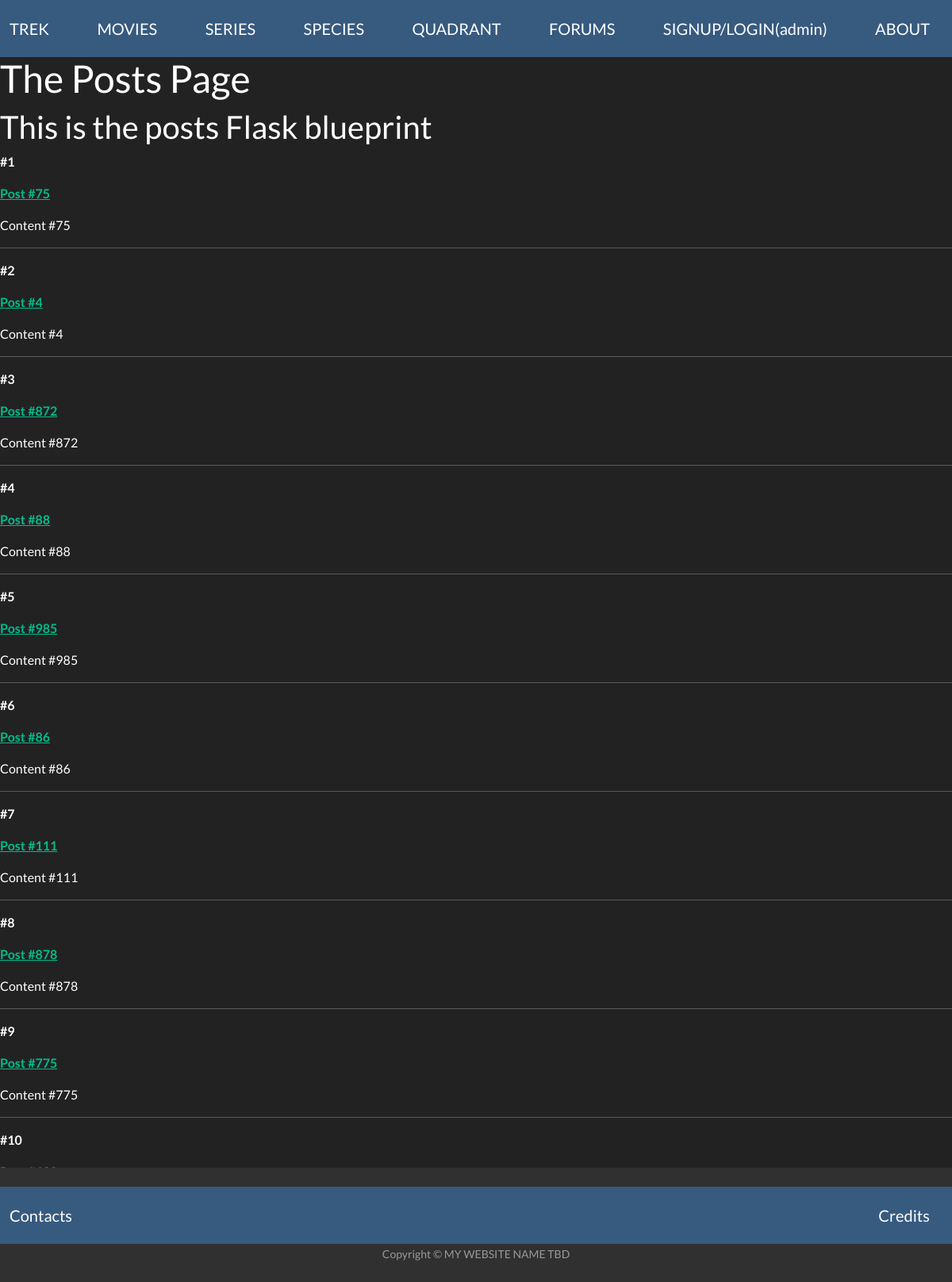
The app's page /forums, older data.
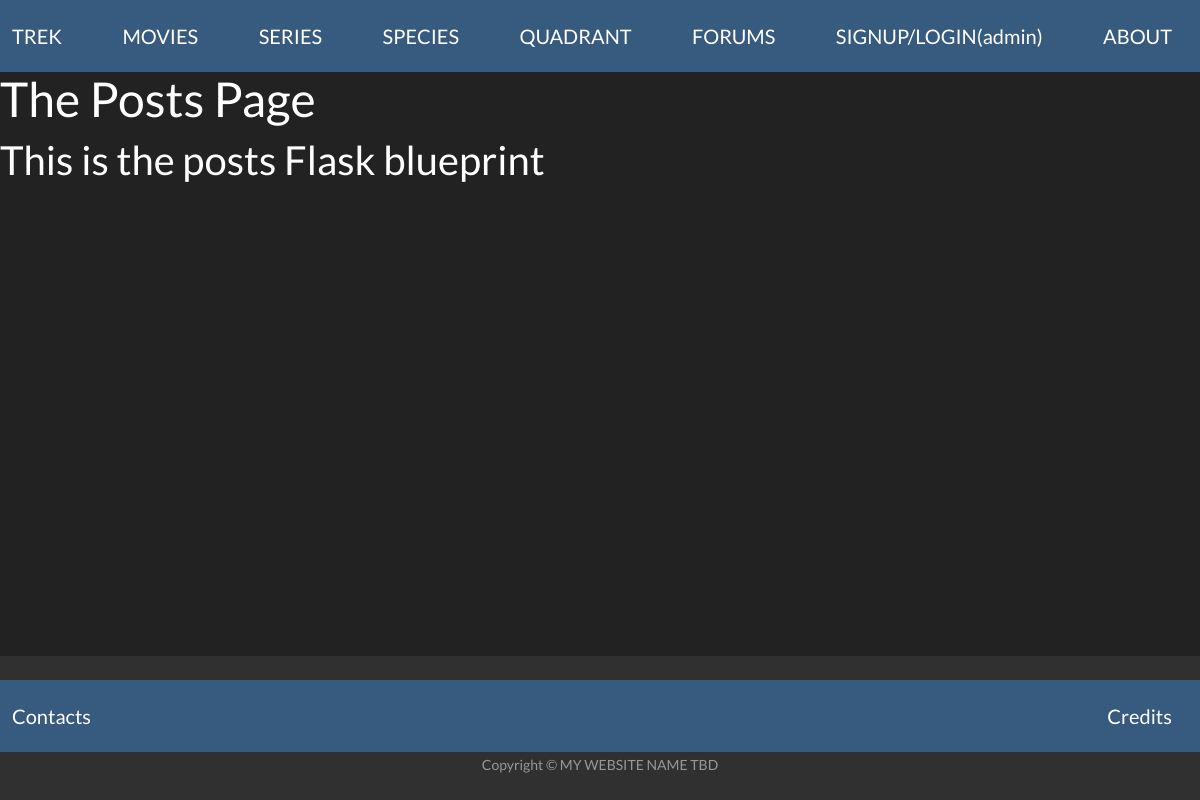
The same page, newer data.
### app/trek_blueprints/forums/models/posts.py (models this page shows, shortened)
class Post(db.Model):
    id = db.Column(db.Integer, primary_key=True)
    title = db.Column(db.String(150))
    content = db.Column(db.Text)

### app/trek_blueprints/forums/routes.py (the view)
@forums_bp.route('/forums')
def index():
    posts = Post.query.all()
    return render_template('forums.html', posts=posts)

### app/trek_blueprints/forums/templates/forums.html
{% extends 'base.html' %}
{% block content %}
    <span class="title"><h1>{% block title %} The Posts Page {% endblock %}</h1></span>
    <div class="content">
        <h2>This is the posts Flask blueprint</h2>
        {% for post in posts %}
            <div class="post">
                <p><b>#{{ post.id }}</b></p>
                <p class="title">
                    <b>
                        <a href="#">
                            {{ post.title }}
                        </a>
                    </b>
                </p>
                <div class="content">
                    <p>{{ post.content }}</p>
                </div>
                <hr>
            </div>
        {% endfor %}
    </div>
{% endblock %}

### app/templates/base.html (shortened to what this page needs)
<!DOCTYPE html>
<html lang="en">
<head>
    <link rel="stylesheet" href="https://bootswatch.com/5/darkly/bootstrap.min.css">
</head>
<body>
    <nav class="navbar navbar-expand-lg navbar-dark bg-primary fixed-top">
        <div class="container-fluid">
            <a href="/" class="navbar-brand" id="trek-home">TREK</a>
            <a href="/movies" class="navbar-brand" id="trek-movies">MOVIES</a>
            <a href="" class="navbar-brand" id="trek-series">SERIES</a>
            <a href="" class="navbar-brand" id="trek-species">SPECIES</a>
            <a href="" class="navbar-brand" id="trek-quadrants">QUADRANT</a>
            <a href="/forums" class="navbar-brand" id="forums">FORUMS</a>
            <a href="/admin" class="navbar-brand" id="trek-admin">SIGNUP/LOGIN(admin)</a>
            <a href="" class="navbar-brand" id="trek-about">ABOUT</a>
        </div>
    </nav>
    <div class="content-wrapper" style="margin-top: 70px; margin-bottom: 70px;">
        {% block content %}{% endblock %}
      </div>
<footer id="sticky-footer" class="footer fixed-bottom flex-shrink-0 py-4 bg-dark text-white-50">
    <nav class="navbar navbar-expand-lg navbar-dark bg-primary">
        <div class="container-fluid">
            <a href="" class="navbar-brand" id="trek-contact">Contacts</a>
            <a href="" class="navbar-brand" id="trek-credits">Credits</a></nav>
    <div class="container text-center">
        <small>Copyright &copy; MY WEBSITE NAME TBD</small>
      </div>
</footer>
</body>
</html>

Row changes from the older to the newer data that the page shows:
removed Post: id "1", title "Post #75", content "Content #75"
removed Post: id "2", title "Post #4", content "Content #4"
removed Post: id "3", title "Post #872", content "Content #872"
removed Post: id "4", title "Post #88", content "Content #88"
removed Post: id "5", title "Post #985", content "Content #985"
removed Post: id "6", title "Post #86", content "Content #86"
removed Post: id "7", title "Post #111", content "Content #111"
removed Post: id "8", title "Post #878", content "Content #878"
removed Post: id "9", title "Post #775", content "Content #775"
removed Post: id "10"
